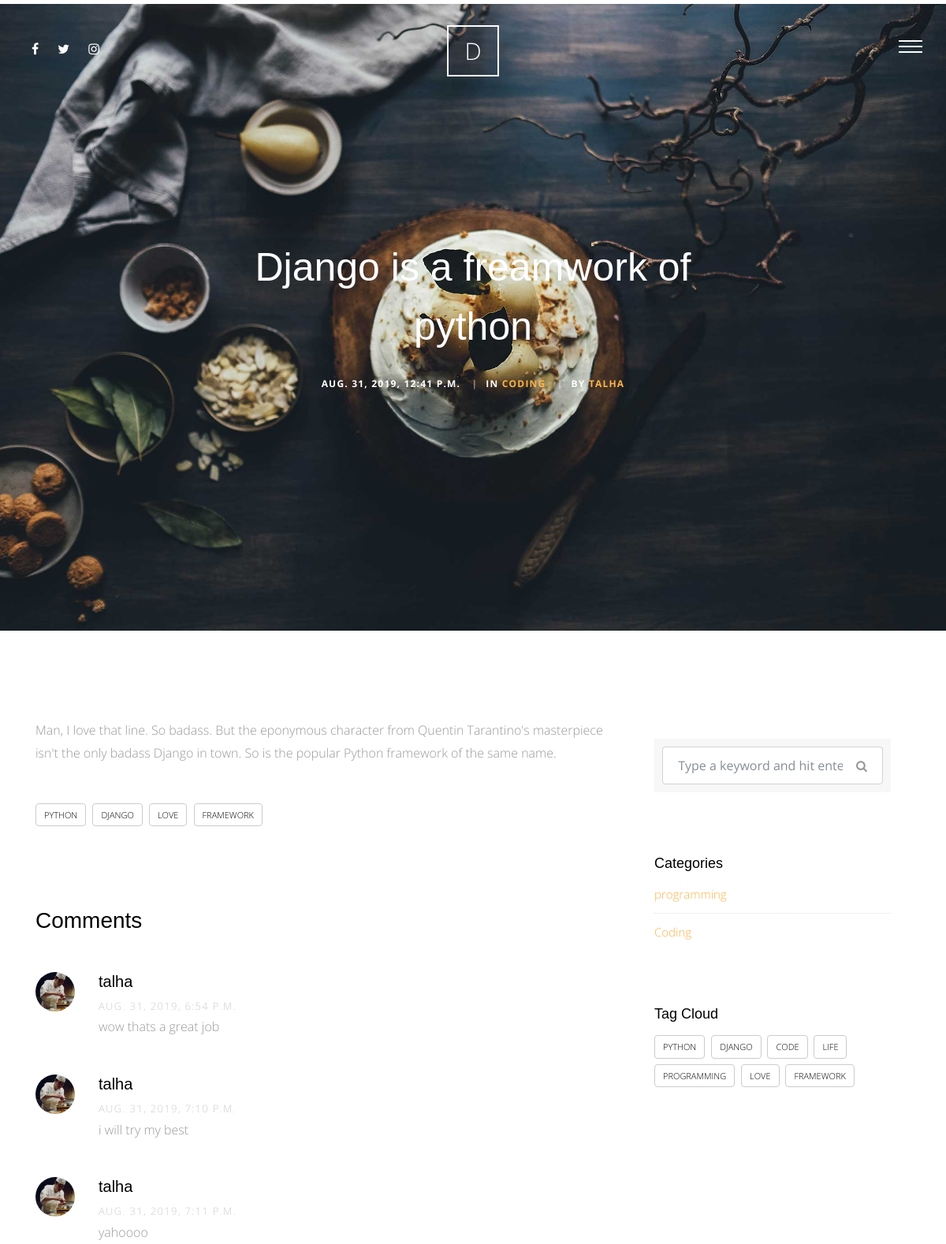
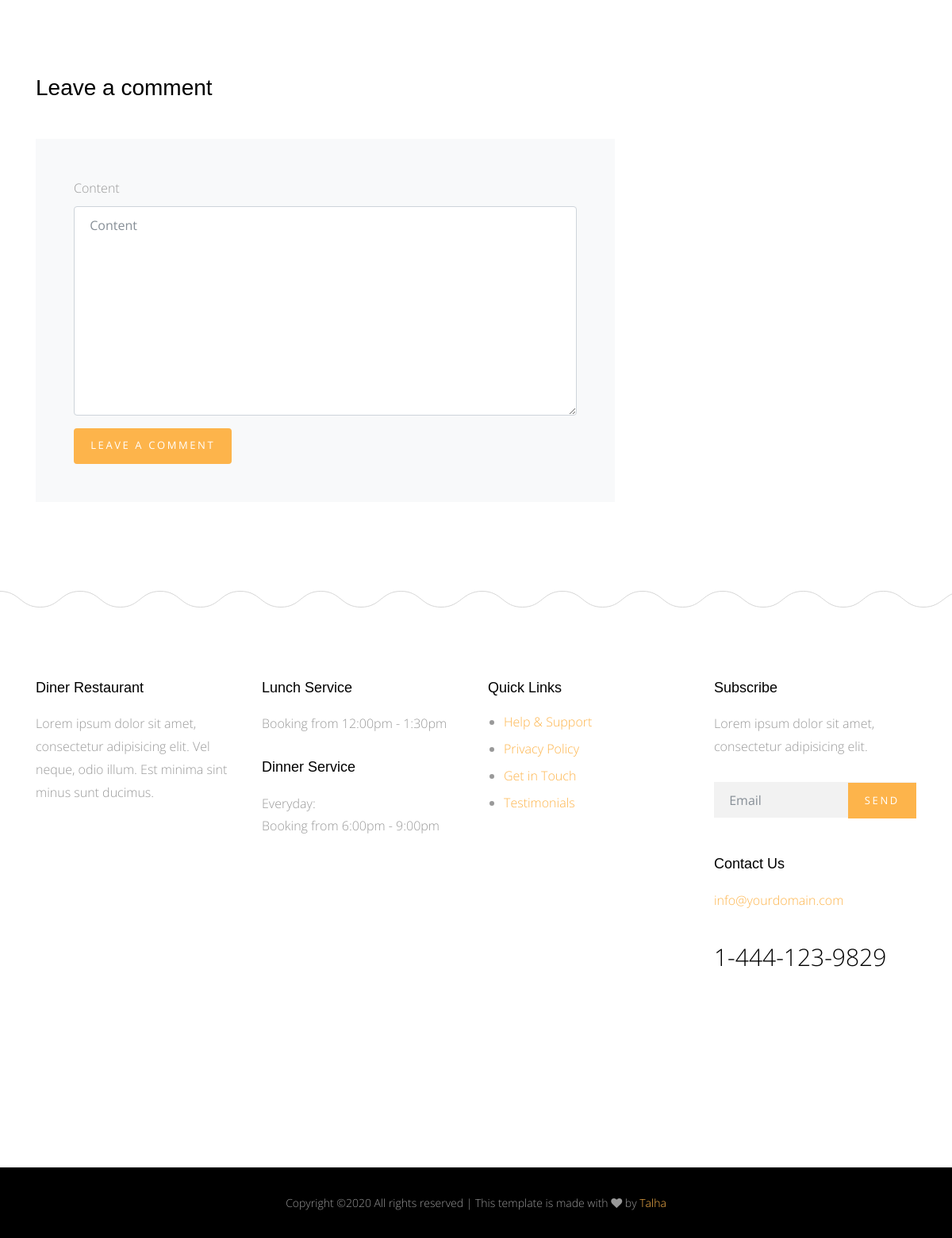
Page /blog/2 on the committed database (2 pictures, top to bottom).
### blog/models.py (models this page shows, shortened)
class Post(models.Model):
    title = models.CharField(max_length=50)
    content = models.TextField()
    author = models.ForeignKey(User, on_delete=models.CASCADE)
    image = models.ImageField(upload_to='blog/', blank=True, null=True)
    category = models.ForeignKey('Category', on_delete=models.SET_NULL, null=True)
    created = models.DateTimeField(default=timezone.now)
    tags = TaggableManager(blank=True)
    def __str__(self):
        return self.title

class Category(models.Model):
    category_name = models.CharField(max_length=50)
    def __str__(self):
        return self.category_name

class Coment(models.Model):
    user = models.ForeignKey(User, on_delete=models.CASCADE)
    post = models.ForeignKey(Post, on_delete=models.CASCADE)
    content = models.TextField()
    created = models.DateTimeField(default=timezone.now)

### blog/views.py (the view)
# urls.py: path('<int:id>', views.post_detail, name='post_detail'),
def post_detail(request, id):
    post_detail = Post.objects.get(id=id)
    categories = Category.objects.all()
    all_tags = Tag.objects.all()
    comments = Coment.objects.filter(post=post_detail)
    if request.method == 'POST':
        comment_form = CommentForm(request.POST)
        if comment_form.is_valid():
            new_comment = comment_form.save(commit=False)
            new_comment.user = request.user
            new_comment.post = post_detail
            new_comment.save()
    else:
        comment_form = CommentForm()
    context = {
        'post_detail': post_detail,
        'categories': categories,
        'all_tags': all_tags,
        'comments': comments,
        'comment_form': comment_form,
    }
    return render(request, 'post_detail.html', context)

### blog/forms.py
class CommentForm(forms.ModelForm):
    class Meta:
        model = Coment
        fields = [
            'content'
        ]

### blog/templates/post_detail.html (shortened to what this page needs)
{% extends 'base.html' %}
{% load static %}
{% load bootstrap4 %}
{% block body %}
      <div class="main-wrap">
        <div class="cover_1">
          <div class="img_bg" style="background-image: url({% static 'img/slider-1.jpg' %})" data-stellar-background-ratio="0.5">
            <div class="container">
              <div class="row align-items-center justify-content-center">
                <div class="col-md-7 text-center" data-aos="fade-up">
                  <h2 class="heading mb-4">{{ post_detail }}</h2>
                  <div class="post-info">
                    <div class="date-info">{{ post_detail.created }}</div>
                    <div class="category-info"><span class="seperator">|</span>In <a href="#" data-title="View all posts in Lifestyle" title="View all posts in Lifestyle">{{ post_detail.category }}</a></div>
                    <div class="author-info"><span class="seperator">|</span>By <a href="#">{{ post_detail.author }}</a></div>
                  </div>
                </div>
              </div>
            </div>
          </div>
        </div>
       <div class="section">
          <div class="container">
            <div class="row">
              <div class="col-md-8">
                <p>{{ post_detail.content }}</p>
                <div class="tag-widget post-tag-container mb-5 mt-5">
                  <div class="tagcloud">
                {% for tag in post_detail.tags.all %}
                    <a href="{% url 'blog:post_by_tag' tag %}" class="tag-cloud-link">{{tag.name}}</a>
                {% endfor %}
                  </div>
                </div>
                <div class="pt-5 mt-5">
                  <h3 class="mb-5"> Comments</h3>
                  <ul class="comment-list">
                  {% for comment in comments %}
                    <li class="comment">
                      <div class="vcard bio">
                        <img src="img/person_1.jpg" alt="Image placeholder">
                      </div>
                      <div class="comment-body">
                        <h3>{{ comment.user }}</h3>
                        <div class="meta">{{ comment.created }}</div>
                        <p>{{ comment.content }}</p>
                      </div>
                    </li>
                  {% endfor %}
                  </ul>
                  <div class="comment-form-wrap pt-5">
                    <h3 class="mb-5">Leave a comment</h3>
                    <form class="p-5 bg-light" method="POST">
                        {% bootstrap_form comment_form %}
                        {% buttons %}
                            <button type="submit" class="btn btn-primary">Leave A Comment</button>
                        {% endbuttons %}
                    </form>
                  </div>
                </div>
              </div>
              <div class="col-md-4 sidebar">
                <div class="sidebar-box">
                  <form action="{% url 'blog:post_list' %}" method="GET" class="search-form">
                    <div class="form-group">
                      <span class="icon fa fa-search"></span>
                      <input type="text" name="q" value="{{ request.get.q }}" class="form-control" placeholder="Type a keyword and hit enter">
                    </div>
                  </form>
                </div>
                <div class="sidebar-box">
                  <div class="categories">
                    <h3>Categories</h3>
                {% for category in categories %}
                    <li><a href="{% url 'blog:post_by_category' category %}">{{ category }} </a></li>
                {% endfor %}
                  </div>
                </div>
                <div class="sidebar-box">
                  <h3>Tag Cloud</h3>
                  <div class="tagcloud">
                {% for tag in all_tags %}
                    <a href="{% url 'blog:post_by_tag' tag %}" class="tag-cloud-link">{{ tag }}</a>
                {% endfor %}
                  </div>
                </div>
              </div>
            </div>
          </div>
        </div>
      </div>
  {% endblock body %}

### templates/base.html (shortened to what this page needs)
{% load static %}
<!doctype html>
<html lang="en">
  <head>
    <link rel="stylesheet" href="{% static 'css/bootstrap.css' %}">
    <link rel="stylesheet" href="{% static 'css/animate.css' %}">
    <link rel="stylesheet" href="{% static 'css/owl.carousel.min.css' %}">
    <link rel="stylesheet" href="{% static 'css/magnific-popup.css' %}">
    <link rel="stylesheet" href="{% static 'css/aos.css' %}">
    <link rel="stylesheet" href="{% static 'css/bootstrap-datepicker.css' %}">
    <link rel="stylesheet" href="{% static 'css/jquery.timepicker.css' %}">
    <link rel="stylesheet" href="{% static 'fonts/ionicons/css/ionicons.min.css' %}">
    <link rel="stylesheet" href="{% static 'fonts/fontawesome/css/font-awesome.min.css' %}">
    <link rel="stylesheet" href="{% static 'fonts/flaticon/font/flaticon.css' %}">
    <link rel="stylesheet" href="{% static 'css/style.css' %}">
  </head>
  <body>
    <div class="site-wrap">
      <header class="site-header">
        <div class="row align-items-center">
          <div class="col-5 col-md-3">
             <ul class="list-unstyled social">
              <li><a href="#"><span class="fa fa-facebook"></span></a></li>
              <li><a href="#"><span class="fa fa-twitter"></span></a></li>
              <li><a href="#"><span class="fa fa-instagram"></span></a></li>
            </ul>
          </div>
          <div class="col-2 col-md-6 text-center">
            <a href="/" class="site-logo">D</a>
          </div>
          <div class="col-5 col-md-3 text-right menu-burger-wrap">
            <a href="#" class="site-nav-toggle js-site-nav-toggle"><i></i></a>
          </div>
        </div>
      </header>
    {% block body %}
    {% endblock body %}
      <footer>
        <div class="site-footer">
          <div class="container">
            <div class="row small-gutters mb-5">
              <div class="col-md-6 col-lg-3 mb-5" data-aos="fade" data-aos-delay="100">
                <div class="footer-widget">
                  <h3>Diner Restaurant</h3>
                  <p>Lorem ipsum dolor sit amet, consectetur adipisicing elit. Vel neque, odio illum. Est minima sint minus sunt ducimus.</p>
                </div>
              </div>
              <div class="col-md-6 col-lg-3 mb-5" data-aos="fade" data-aos-delay="200">
                <div class="footer-widget">
                  <h3>Lunch Service</h3>
                  <p>Booking from 12:00pm - 1:30pm</p>
                  <h3>Dinner Service</h3>
                  <p>Everyday: <br> Booking from 6:00pm - 9:00pm</p>
                </div>
              </div>
              <div class="col-md-6 col-lg-3 mb-5" data-aos="fade" data-aos-delay="300">
                <div class="footer-widget">
                  <h3>Quick Links</h3>
                  <ul>
                    <li><a href="#">Help &amp; Support</a></li>
                    <li><a href="#">Privacy Policy</a></li>
                    <li><a href="#">Get in Touch</a></li>
                    <li><a href="#">Testimonials</a></li>
                  </ul>
                </div>
              </div>
              <div class="col-md-6 col-lg-3 mb-5" data-aos="fade" data-aos-delay="400">
                <div class="footer-widget footer-contact-widget">
                  <h3>Subscribe</h3>
                  <p>Lorem ipsum dolor sit amet, consectetur adipisicing elit.</p>
                  <form action="" class="form-subscribe mb-5">
                    <div class="form-group form-field">
                      <input type="submit" value="Send" class="btn btn-primary">
                      <input type="text" class="form-control" placeholder="Email">
                    </div>
                  </form>
                  <h3>Contact Us</h3>
                  <p class="contact-email">info@yourdomain.com</p>
                  <p class="contact-phone">1-444-123-9829</p>
                </div>
              </div>
            </div>
          </div>
        </div>
      </footer>
      <div class="site-footer-copyright">
        <div class="container">
          <div class="row">
             <p class="footer-text col-md-12">
Copyright &copy;<script>document.write(new Date().getFullYear());</script> All rights reserved | This template is made with <i class="fa fa-heart" aria-hidden="true"></i> by <a href="https://www.facebook.com/talha.jubair.100" target="_blank">Talha</a>
</p>
          </div>
        </div>
      </div>
    </div>
  </body>
</html>

### rows in the picture
Post: title "Django is a freamwork of python", created "AUG. 31, 2019, 12:41 P.M.", category "CODING", author "TALHA", content "Man, I love that line. So badass. But the eponymous character from Quentin Tarantino's masterpiece isn't the only badass Django in town. So is the popular Python framework of the same name."
Tag: name "PYTHON"
Tag: name "DJANGO"
Tag: name "LOVE"
Tag: name "FRAMEWORK"
Coment: user "talha", created "AUG. 31, 2019, 6:54 P.M.", content "wow thats a great job"
Coment: user "talha", created "AUG. 31, 2019, 7:10 P.M.", content "i will try my best"
Coment: user "talha", created "AUG. 31, 2019, 7:11 P.M.", content "yahoooo"
Category: category_name "programming"
Category: category_name "Coding"
Tag: name "CODE"
Tag: name "LIFE"
Tag: name "PROGRAMMING"
